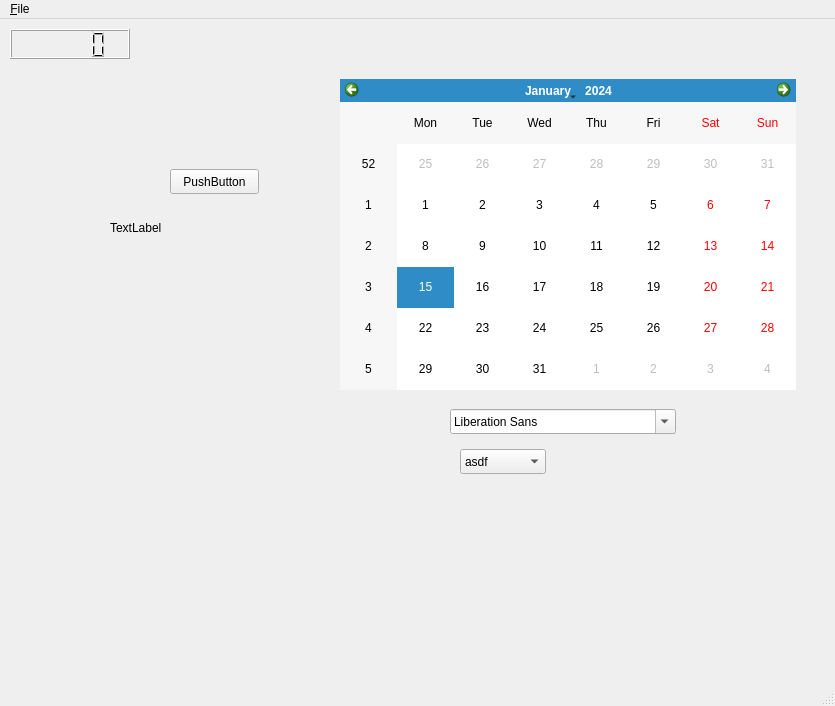
<?xml version="1.0" encoding="UTF-8"?>
<ui version="4.0">
 <author>Liu Yu (source@liuyu.com)</author>
 <class>MainWindow</class>
 <widget class="QMainWindow" name="MainWindow">
  <property name="geometry">
   <rect>
    <x>0</x>
    <y>0</y>
    <width>835</width>
    <height>706</height>
   </rect>
  </property>
  <property name="windowTitle">
   <string>MainWindow</string>
  </property>
  <widget class="QWidget" name="centralwidget">
   <widget class="QPushButton" name="pushButton">
    <property name="geometry">
     <rect>
      <x>170</x>
      <y>150</y>
      <width>89</width>
      <height>25</height>
     </rect>
    </property>
    <property name="text">
     <string>PushButton</string>
    </property>
   </widget>
   <widget class="QLCDNumber" name="asdf">
    <property name="geometry">
     <rect>
      <x>10</x>
      <y>10</y>
      <width>120</width>
      <height>30</height>
     </rect>
    </property>
    <property name="minimumSize">
     <size>
      <width>120</width>
      <height>30</height>
     </size>
    </property>
   </widget>
   <widget class="QCalendarWidget" name="calendarWidget">
    <property name="geometry">
     <rect>
      <x>340</x>
      <y>60</y>
      <width>456</width>
      <height>311</height>
     </rect>
    </property>
   </widget>
   <widget class="QLabel" name="label">
    <property name="geometry">
     <rect>
      <x>110</x>
      <y>200</y>
      <width>67</width>
      <height>17</height>
     </rect>
    </property>
    <property name="text">
     <string>TextLabel</string>
    </property>
   </widget>
   <widget class="QFontComboBox" name="fontComboBox">
    <property name="geometry">
     <rect>
      <x>450</x>
      <y>390</y>
      <width>226</width>
      <height>25</height>
     </rect>
    </property>
   </widget>
   <widget class="QComboBox" name="comboBox">
    <property name="geometry">
     <rect>
      <x>460</x>
      <y>430</y>
      <width>86</width>
      <height>25</height>
     </rect>
    </property>
    <item>
     <property name="text">
      <string>asdf</string>
     </property>
    </item>
    <item>
     <property name="text">
      <string>New Item</string>
     </property>
    </item>
    <item>
     <property name="text">
      <string>New Item</string>
     </property>
    </item>
   </widget>
  </widget>
  <widget class="QMenuBar" name="menubar">
   <property name="geometry">
    <rect>
     <x>0</x>
     <y>0</y>
     <width>835</width>
     <height>22</height>
    </rect>
   </property>
   <widget class="QMenu" name="menumenu">
    <property name="title">
     <string>&amp;File</string>
    </property>
    <addaction name="actionopenFile"/>
    <addaction name="action_Save"/>
    <addaction name="actionsave_As"/>
    <addaction name="separator"/>
    <addaction name="action_Close"/>
    <addaction name="separator"/>
    <addaction name="action_Quit"/>
   </widget>
   <addaction name="menumenu"/>
  </widget>
  <widget class="QStatusBar" name="statusbar"/>
  <action name="actionopenFile">
   <property name="text">
    <string>open&amp;File</string>
   </property>
  </action>
  <action name="action_Save">
   <property name="text">
    <string>&amp;Save</string>
   </property>
  </action>
  <action name="actionsave_As">
   <property name="text">
    <string>save&amp;As</string>
   </property>
  </action>
  <action name="action_Close">
   <property name="text">
    <string>&amp;Close</string>
   </property>
  </action>
  <action name="action_Quit">
   <property name="text">
    <string>&amp;Quit</string>
   </property>
  </action>
 </widget>
 <layoutdefault spacing="6" margin="9"/>
 <layoutfunction spacing="6" margin="9"/>
 <tabstops>
  <tabstop>pushButton</tabstop>
  <tabstop>calendarWidget</tabstop>
 </tabstops>
 <resources/>
 <connections/>
 <designerdata>
  <property name="gridDeltaX">
   <number>10</number>
  </property>
  <property name="gridDeltaY">
   <number>10</number>
  </property>
  <property name="gridSnapX">
   <bool>true</bool>
  </property>
  <property name="gridSnapY">
   <bool>true</bool>
  </property>
  <property name="gridVisible">
   <bool>true</bool>
  </property>
 </designerdata>
</ui>
